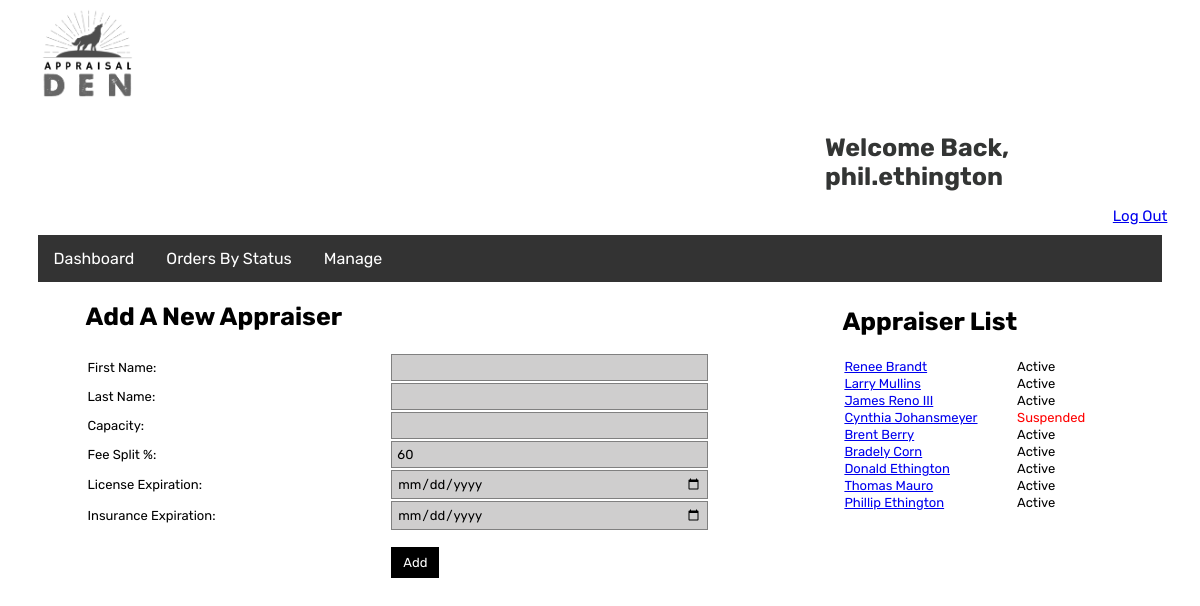
Page /office_manager/manage_appraisers (signed in) on the committed database.
### office_manager/models.py (models this page shows, shortened)
class Appraiser(models.Model):
    name = models.CharField(max_length = 255)
    f_name=models.CharField(max_length = 255, blank=True)
    l_name=models.CharField(max_length = 255, blank=True)
    capacity=models.IntegerField(blank= True, default=2)
    fee_split_rate=models.FloatField(blank=False, default =0.6)
    status = models.CharField(max_length = 15, default="Active")
    license_exp =models.DateTimeField(blank=True, default= datetime.now())
    insurance_exp=models.DateTimeField(blank=True, default= datetime.now())
    insurance_flag=models.BooleanField(default=False)
    license_flag=models.BooleanField(default=False)
    created_at = models.DateTimeField(auto_now_add=True)
    updated_at = models.DateTimeField(auto_now=True)
    my_field_name = models.CharField(max_length=20, help_text='Enter appraiser name')
    objects=AppraiserManager()
    class Meta:
        ordering = ['-my_field_name']

### office_manager/views.py (the view)
# urls.py: path('manage_appraisers', views.manage_appraisers, name='manage_appraisers'),
def manage_appraisers(request):
    if request.session['user_id'] != None:
        context={
            "appraisers":Appraiser.objects.all()
        }
        return render(request,'manage_appraisers.html',context)
    else:
        log_out(request)

### office_manager/templates/manage_appraisers.html (shortened to what this page needs)
{%extends 'order_tracker_template.html' %}
{%block content%}
<div class="wrapper">
    <div class="main">
        <h2>Add A New Appraiser</h2>
        <form action="new_appraiser" method="post" name="new_appraiser">
            <table>
                <tr>
                    <td>First Name: </td><td><input type="text" name="f_name"></td>
                </tr>
                <tr>
                    <td>Last Name: </td><td><input type="text" name="l_name"></td>
                </tr>
                <tr>
                    <td>Capacity: </td><td><input type="number" name="capacity" autocomplete="off"></td>
                </tr>
                <tr>
                    <td>Fee Split %: </td><td><input type="number" name="fee_split" value=60></td>
                </tr>
                <tr>
                    <td>License Expiration: </td><td><input type="date" name="license_exp" autocomplete="off"></td>
                </tr>
                <tr>
                    <td>Insurance Expiration: </td><td><input type="date" name="insurance_exp" autocomplete="off"></td>
                </tr>
                <tr>
                    <td></td><td><button type="submit">Add</button></td>
                </tr>
            </table>
        </form>
    </div>
    <div class="sidebar">
        <h2>Appraiser List</h2>
        <table>
            {%for a in appraisers %}
                {%if a.status != "Active" %}
                    <tr class="errors"><td><a href="./edit_appraiser/{{a.id}}">{{a.name}}</a></td><td>{{a.status}}</td></tr>
                {%else%}
                    <tr><td><a href="./edit_appraiser/{{a.id}}">{{a.name}}</a></td><td>{{a.status}}</td></tr>
                {%endif%}
            {%endfor%}
        </table>
    </div>
</div>
{%endblock%}

### office_manager/static/css/style.css (style rules this page uses)
* { vertical-align: baseline; font-weight: inherit; font-family: 'Rubik', sans-serif; font-style: inherit; font-size: 100%; border: 0 none; outline: 0; padding: 0; }
.wrapper { text-align: center; margin: 0px auto; vertical-align: top; width: 95%; }
.main { width: 70%; text-align: left; display: inline-block; }
.sidebar { width: 25%; padding: 5px; display: inline-block; vertical-align: top; text-align: left; }
.errors { color: red; }
th, td { padding-right: 5px; border-bottom: 1px solid rgb(228, 231, 230); }
td { font-size: 13px; }
table { margin: 20px 0px; width: 100%; }
form { margin: 20px 0px; }
form input { padding: 5px; background-color: rgb(207, 206, 206); border: 1px solid gray; width: 70%; }
button { background-color: black; color: white; padding: 8px 12px; margin-top: 15px; }
h2 { font-weight: bold; font-size: 25px; }
.payroll_stats th, td { border-bottom: None; }

### rows in the picture
Appraiser: name "Renee Brandt", status "Active"
Appraiser: name "Larry Mullins", status "Active"
Appraiser: name "James Reno III", status "Active"
Appraiser: name "Cynthia Johansmeyer", status "Suspended"
Appraiser: name "Brent Berry", status "Active"
Appraiser: name "Bradely Corn", status "Active"
Appraiser: name "Donald Ethington", status "Active"
Appraiser: name "Thomas Mauro", status "Active"
Appraiser: name "Phillip Ethington", status "Active"

### other values in the picture
{{ request.session.username }} "phil.ethington"
